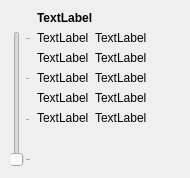
<?xml version="1.0" encoding="UTF-8"?>
<ui version="4.0">
 <class>IMapDEMSlopeSetup</class>
 <widget class="QWidget" name="IMapDEMSlopeSetup">
  <property name="geometry">
   <rect>
    <x>0</x>
    <y>0</y>
    <width>190</width>
    <height>178</height>
   </rect>
  </property>
  <property name="windowTitle">
   <string>Form</string>
  </property>
  <property name="windowOpacity">
   <double>0.500000000000000</double>
  </property>
  <layout class="QGridLayout" name="gridLayout">
   <item row="1" column="0">
    <widget class="QSlider" name="sliderGrade">
     <property name="minimum">
      <number>1</number>
     </property>
     <property name="maximum">
      <number>4</number>
     </property>
     <property name="pageStep">
      <number>1</number>
     </property>
     <property name="orientation">
      <enum>Qt::Vertical</enum>
     </property>
     <property name="tickPosition">
      <enum>QSlider::TicksBelow</enum>
     </property>
     <property name="tickInterval">
      <number>1</number>
     </property>
    </widget>
   </item>
   <item row="1" column="1">
    <layout class="QFormLayout" name="formLayout">
     <item row="0" column="0">
      <widget class="QLabel" name="labelColor5">
       <property name="text">
        <string>TextLabel</string>
       </property>
      </widget>
     </item>
     <item row="0" column="1">
      <widget class="QLabel" name="labelValue5">
       <property name="text">
        <string>TextLabel</string>
       </property>
      </widget>
     </item>
     <item row="1" column="0">
      <widget class="QLabel" name="labelColor4">
       <property name="text">
        <string>TextLabel</string>
       </property>
      </widget>
     </item>
     <item row="1" column="1">
      <widget class="QLabel" name="labelValue4">
       <property name="text">
        <string>TextLabel</string>
       </property>
      </widget>
     </item>
     <item row="2" column="0">
      <widget class="QLabel" name="labelColor3">
       <property name="text">
        <string>TextLabel</string>
       </property>
      </widget>
     </item>
     <item row="2" column="1">
      <widget class="QLabel" name="labelValue3">
       <property name="text">
        <string>TextLabel</string>
       </property>
      </widget>
     </item>
     <item row="3" column="0">
      <widget class="QLabel" name="labelColor2">
       <property name="text">
        <string>TextLabel</string>
       </property>
      </widget>
     </item>
     <item row="3" column="1">
      <widget class="QLabel" name="labelValue2">
       <property name="text">
        <string>TextLabel</string>
       </property>
      </widget>
     </item>
     <item row="4" column="0">
      <widget class="QLabel" name="labelColor1">
       <property name="text">
        <string>TextLabel</string>
       </property>
      </widget>
     </item>
     <item row="4" column="1">
      <widget class="QLabel" name="labelValue1">
       <property name="text">
        <string>TextLabel</string>
       </property>
      </widget>
     </item>
    </layout>
   </item>
   <item row="0" column="1">
    <widget class="QLabel" name="labelGrade">
     <property name="font">
      <font>
       <weight>75</weight>
       <bold>true</bold>
      </font>
     </property>
     <property name="text">
      <string>TextLabel</string>
     </property>
    </widget>
   </item>
  </layout>
 </widget>
 <resources/>
 <connections/>
</ui>
